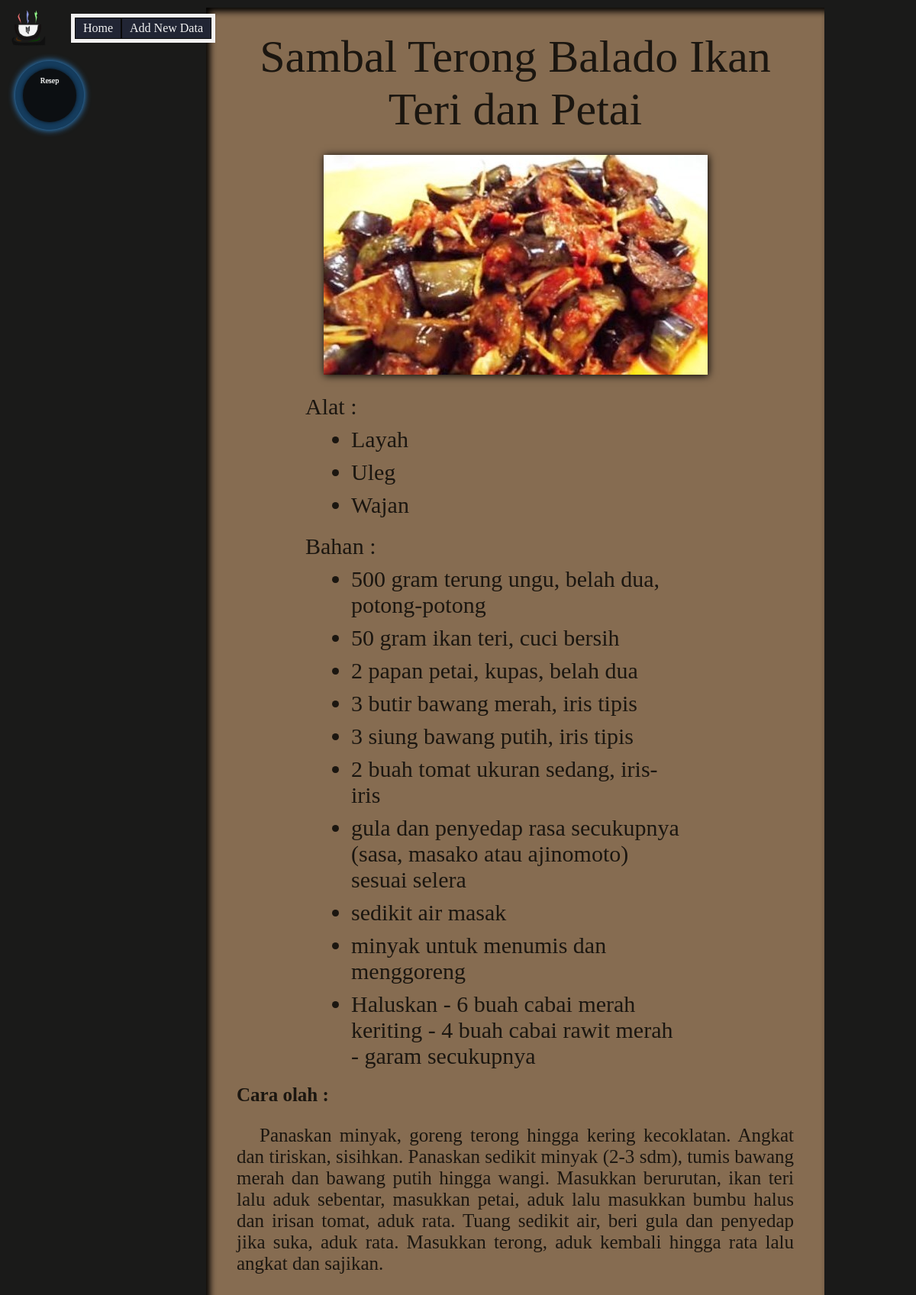
The page /data_list.php?read=true&id=r2 on the database its author committed.
### tables this page shows
CREATE TABLE IF NOT EXISTS `resep` (
  `id` int(11) NOT NULL AUTO_INCREMENT,
  `kode_resep` varchar(4) NOT NULL DEFAULT '',
  `nama_resep` varchar(100) DEFAULT NULL,
  `kode_jenis_resep` varchar(3) DEFAULT NULL,
  `alat_resep` text,
  `bahan_resep` text,
  `cara_olah_resep` text,
  `foto_resep` varchar(100) DEFAULT NULL,
  PRIMARY KEY (`kode_resep`),
  UNIQUE KEY `id` (`id`)
);

### database.php (called while the page is built, shortened)
<?php
class database{
  function getAllData(){
    $result = array();
    $query = mysql_query("select * from resep order by id asc");
    if(mysql_num_rows($query) > 0){
      while($data = mysql_fetch_array($query)){
        $result[] = $data;
      }
      return $result;
    }else{
      return 0;
    }
  }
  function readData($id){
    $query = mysql_query("select * from resep where kode_resep='".$id."'");
    return mysql_fetch_array($query);
  }
}
?>

### data_list.php (the view, shortened to what this page needs)
<?php
include "database.php";
$data = new database();
$result = $data->getAllData();
include "menu.php";
if($result == 0){
  echo "No data yet!";
}else{
?>
<div id="data-list">
<div id="data-list-wrap">
<?php
if(isset($_GET['read']) && isset($_GET['id'])){
  $datadetail = $data->readData($_GET['id']);
?>
  <div id="data-list-read">
    <div id="data-list-read-title">
      <?php echo $datadetail['nama_resep']; ?>
    </div>
    <div id="data-list-read-image">
      <?php
      if($datadetail['foto_resep']){
        echo "<img src='image/".$datadetail['foto_resep']."' id='data-list-read-img'>";
      } else{
        echo "No Image!";
      }
      ?>
    </div>
    <div id="data-list-read-alat">
      Alat : <br>
      <ul>
      <?php
      $alatalat = explode("|",$datadetail['alat_resep']);
      $jumlahalat = count($alatalat);
      for($i = 0;$i < $jumlahalat;$i++){
        echo "<li class='li-alat'>".$alatalat[$i]."</li>";
      }
      ?>
      </ul>
    </div>
    <div id="data-list-read-bahan">
      Bahan : <br>
      <ul>
      <?php
      $bahanbahan = explode("|",$datadetail['bahan_resep']);
      $jumlahbahan = count($bahanbahan);
      for($i = 0;$i < $jumlahbahan;$i++){
        echo "<li class='li-bahan'>".$bahanbahan[$i]."</li>";
      }
      ?>
      </ul>
    </div>
    <div id="data-list-read-cara-olah">
      <b>Cara olah :</b> <br>
      <p><?php echo $datadetail['cara_olah_resep']; ?></p>
    </div>
<?php
}
}
 ?>

### menu.php (style rules this page uses)
ul { margin :0; padding: 0; }

### data_list.php (style rules this page uses)
body,div { margin: 0; padding: 0; }
#data-list { padding-left: 150px; padding-top: 10px; background: #1a1a19; }
#data-list-wrap { margin: 0 auto; width: 770px; min-height: 530px; padding: 20px 20px; background: #866c51; box-shadow: 5px 5px 8px #000 inset; }
#data-list-read { padding: 10px 20px; font-family: Blackadder ITC; color: #1b1610; }
#data-list-read-title { text-align: center; font-size: 60px; }
#data-list-read-image { margin: 25px 20px; text-align: center; }
#data-list-read-img { box-shadow: 1px 1px 10px #000; }
#data-list-read-alat { margin: 20px 90px; font-size: 30px; list-style: circle; }
#data-list-read-alat li { margin: 9px 60px; }
#data-list-read-bahan { margin: 20px 90px; font-size: 30px; list-style: circle; }
#data-list-read-bahan li { margin: 9px 60px; }
#data-list-read-cara-olah { font-size: 25px; }
#data-list-read-cara-olah p { text-align: justify; text-indent: 30px; font-size: 25px; }

### rows shown on the page
resep: nama_resep "Sambal Terong Balado Ikan Teri dan Petai", foto_resep (picture), alat_resep "Layah", alat_resep "Uleg", alat_resep "Wajan", bahan_resep "500 gram terung ungu, belah dua, potong-potong", bahan_resep "50 gram ikan teri, cuci bersih", bahan_resep "2 papan petai, kupas, belah dua", bahan_resep "3 butir bawang merah, iris tipis", bahan_resep "3 siung bawang putih, iris tipis", bahan_resep "2 buah tomat ukuran sedang, iris-iris", bahan_resep "gula dan penyedap rasa secukupnya (sasa, masako atau ajinomoto) sesuai selera", bahan_resep "sedikit air masak", bahan_resep "minyak untuk menumis dan menggoreng", bahan_resep "Haluskan - 6 buah cabai merah keriting - 4 buah cabai rawit merah - garam secukupnya", cara_olah_resep "Panaskan minyak, goreng terong hingga kering kecoklatan. Angkat dan tiriskan, sisihkan. Panaskan sedikit minyak (2-3 sdm), tumis bawang merah dan bawang putih hingga wangi. Masukkan berurutan, ikan teri lalu aduk sebentar, masukkan petai, aduk lalu masukkan bumbu halus dan irisan tomat, aduk rata. Tuang sedikit air, beri gula dan penyedap jika suka, aduk rata. Masukkan terong, aduk kembali hingga rata lalu angkat dan sajikan."
